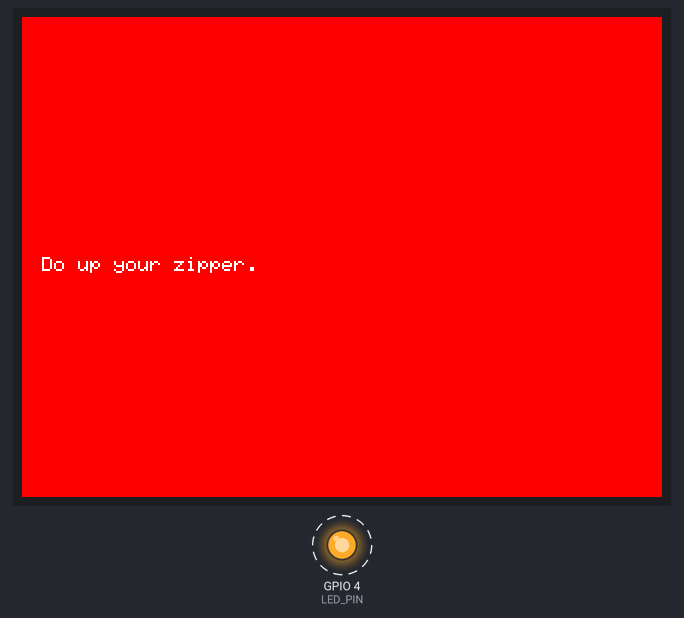
Recording of a sketch running on a simulated ESP32. On the bench: 320×240 colour display, output pins drawn as LEDs (lit = HIGH). Dashed ring = blinking.

Above: at 0.3 s.
Timing chart, 0 to 130.0 s (numbered marks = the images above):
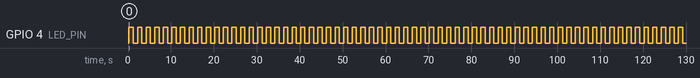

The sketch:

blinky.ino
```cpp
#include <Wire.h>
#include <TFT_eSPI.h> // Graphics and font library for ST7735 driver chip
#include <SPI.h>

#define LED_PIN             4


TFT_eSPI tft = TFT_eSPI();  // Invoke library, pins defined in User_Setup.h

void setup() {
    pinMode(LED_PIN, OUTPUT);
    tft.init();
    tft.setRotation(1);
    tft.setSwapBytes(true);
    tft.fillScreen(TFT_RED);
    tft.setTextColor(TFT_WHITE);
    tft.drawString("Do up your zipper." ,10, tft.height() / 2);
}

void loop() {
digitalWrite(LED_PIN, HIGH);
delay(1000);
digitalWrite(LED_PIN, LOW);
delay(1000);
}
```

Measured:
- by itself, GPIO 4 (LED_PIN): alternates HIGH for 1.0 s and LOW for 1.0 s
